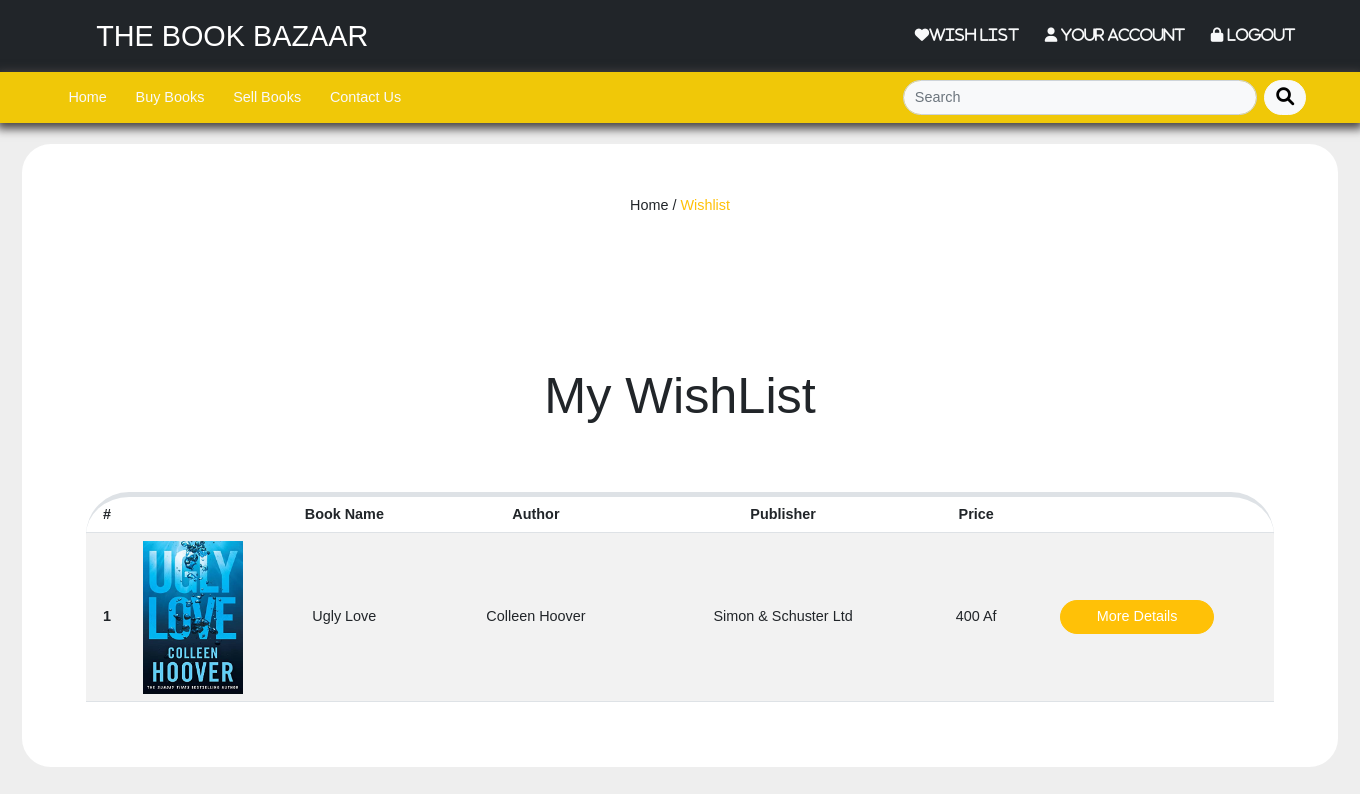
The app's page /wishlist (signed in), older data.
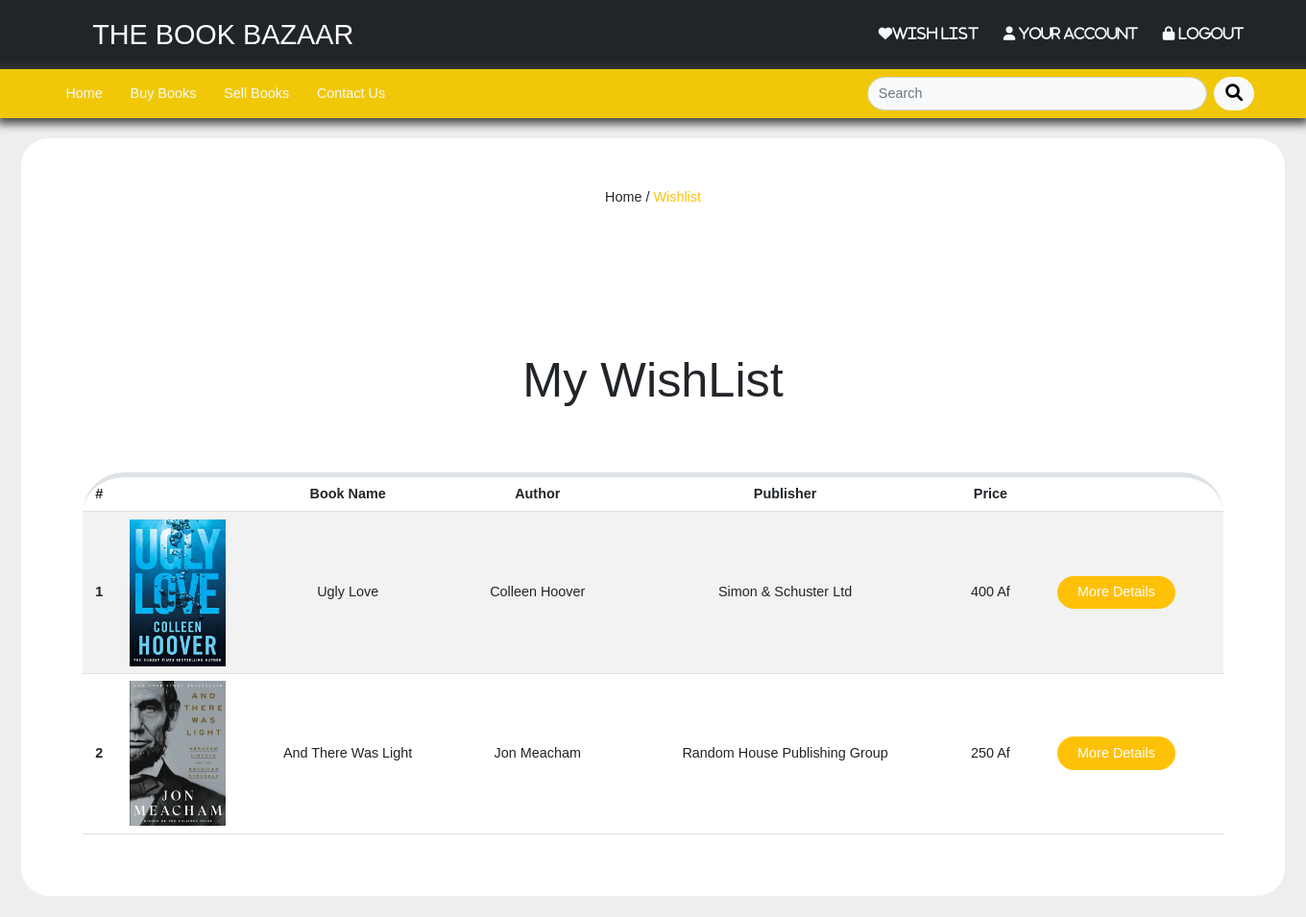
The same page, newer data.
### bookstore_wishlist/models.py (models this page shows, shortened)
class wishDetail(models.Model):
    wish = models.ForeignKey(Wish, on_delete=models.CASCADE)
    wishBook = models.ForeignKey(Book, on_delete=models.CASCADE)
    price = models.IntegerField()

### bookstore_products/models.py (models this page shows, shortened)
class Book(models.Model):
    user = models.ForeignKey(User, on_delete=models.CASCADE, null=True)
    title = models.CharField(max_length=150)
    description = models.TextField()
    Author = models.CharField(max_length=150, null=True)
    publisher = models.CharField(max_length=150, null=True)
    language = models.CharField(max_length=150, blank=True, null=True)
    edition = models.CharField(max_length=150, blank=True, null=True)
    Date = models.DateTimeField(null=True)
    price = models.IntegerField()
    category = models.ManyToManyField(bookCategory, blank=True,)
    image = models.ImageField(
        upload_to=upload_image_path, null=True, blank=True)
    active = models.BooleanField(default=True)
    visit_count = models.IntegerField(default=0)
    objects = productManager()
    def get_absolute_url(self):
        return f'/books/{self.id}/{self.title.replace(" ", "-")}'

### bookstore_wishlist/views.py (the view)
# urls.py: path('wishlist', wish_list),
@login_required(login_url='/login')
def wish_list(request, *args, **kwargs):
    context = {
        'wish' : None,
        'details' : None,
    }
    open_wish = Wish.objects.filter(owner_id=request.user.id).first()
    if open_wish is not None :
        context['wish'] = open_wish
        context['details'] = open_wish.wishdetail_set.all()
    return render(request, 'wish_list.html', context)

### bookstore_wishlist/templates/wish_list.html (shortened to what this page needs)
{% extends "shared/_mainLayout.html" %}
{% load static %}
{% block content %}
<div class="bg-white p-2 m-4 rounded-5">
    <header class="wishlist-header d-flex flex-column justify-content-center align-items-center mt-5">
    <div>
        <a class="text-dark" href="/">Home </a>/
        <a class="text-warning active" href="/wishlist">Wishlist</a>
    </div>
        <lord-icon src="https://cdn.lordicon.com/ytuosppc.json" trigger="loop" delay="1500"
            colors="primary:#f0c808,secondary:#545454" style="width:1500px;height:150px">
        </lord-icon>
        <h1 class="display-4">My WishList</h1>
    </header>
    <div class="table-contain">
        {% if wish != None and details|length > 0 %}
        <div class="border-top border-5 border-rounded">
        <table class="table table-striped wishlist-table">
            <thead>
                <tr class="text-center">
                    <th scope="col">#</th>
                    <th scope="col" class="table-pic"></th>
                    <th scope="col">Book Name</th>
                    <th scope="col">Author</th>
                    <th scope="col">Publisher</th>
                    <th scope="col">Price</th>
                    <th scope="col"></th>
                    <th scope="col"></th>
                </tr>
            </thead>
            <tbody>
                {% for detail in details %}
                <tr class="text-center align-middle">
                    <th scope="row">{{ forloop.counter }}</th>
                    <td><img src="{{ detail.wishBook.image.url }}" class="img-fluid" width="100px" height="100px"
                            alt=""></td>
                    <td>{{ detail.wishBook.title }}</td>
                    <td>{{ detail.wishBook.Author }}</td>
                    <td>{{ detail.wishBook.publisher }}</td>
                    <td>{{ detail.wishBook.price }} Af</td>
                    <td><a href="{{ detail.wishBook.get_absolute_url }}"><button class="w-75 btn btn-warning text-white btn-block rounded-5">More Details</button></a></td>
                    <td>
                    </td>
                </tr>
                {% endfor %}
            </tbody>
        </table>
        {% else %}
        <div class="alert alert-warning">
            <p>Your Wish List Is Empty</p>
        </div>
        {% endif %}
        </div>
    </div>
</div>
{% endblock %}

### templates/shared/_mainLayout.html (shortened to what this page needs)
{% load static %} {% load render_partial %}
<!DOCTYPE html>
<html lang="en">
  <head>
    {% include 'shared/_headerReferences.html' %}
  </head>
  <body>
    {% include './header.html' %}
    {% block content %}{% endblock %}
  </body>
</html>

### templates/shared/_headerReferences.html (shortened to what this page needs)
{% load static %}
   <link rel="stylesheet" href="{% static 'bootstrap/css/bootstrap.min.css' %}">
   <link rel="stylesheet" href="{% static 'styles/css/owl.carousel.min.css' %}">
   <link rel="stylesheet" href="{% static 'styles/css/owl.theme.default.min.css' %}">
   <link rel="stylesheet" href="{% static 'styles/fonts-6/css/all.css' %}">
   <link rel="stylesheet" href="{% static 'styles/css/styles.css' %}">
   <link rel="stylesheet" href="{% static 'styles/css/fonts.css' %}">
   <link rel="stylesheet" href="{% static 'styles/css/swiper-bundle.min.css' %}">

### templates/shared/header.html (shortened to what this page needs)
{% load static %}{% load render_partial %}
<nav id="nav1" class="navbar navbar-expand-lg bg-dark pt-2 px-lg-5">
    <div class="container-fluid d-flex justify-content-center  justify-content-md-between">
        <a href="" class="navbar-brand d-flex align-items-center justify-content-center ">
            <lord-icon src="https://cdn.lordicon.com/qvbrkejx.json" trigger="loop" delay="2000" colors="primary:#ffffff"
                style="width:35px;height:35px;">
            </lord-icon>
            <div class="h2 text-white m-2">THE BOOK BAZAAR</div>
        </a>
        <div id="nav1-icons">
            <a href="/wishlist">
                <button type="button" class="btn text-light position-relative">
                    <i class="fa-solid fa-heart">Wish list</i>
                </button>
            </a>
            {% if not request.user.is_authenticated %}
            <a href="/login">
                <button type="button" class="btn text-light position-relative" id="login-btn">
                    <i class="fa-solid fa-lock"> Login / Register</i>
                </button>
            </a>
            {% else %}
            <a href="/user">
                <button type="button" class="btn text-light position-relative">
                    <i class="fa-solid fa-user"> Your Account</i>
                </button>
            </a>
            <a href="/logout">
                <button type="button" class="btn text-light position-relative" id="login-btn">
                    <i class="fa-solid fa-lock"> Logout</i>
                </button>
            </a>
            {% endif %}
        </div>
    </div>
</nav>
<div class="container-fluid sticky-top" id="nav2">
    <nav class="navbar navbar-expand-lg bg-warning row px-5">
        <div class="col-sm-12 col-lg-8 col-md-8">
            <ul class="nav" id="nav2">
                <li class="nav-item">
                    <a href="/" class="nav-link text-light">Home</a>
                </li>
                <li class="nav-item">
                    <a href="/books" class="nav-link text-light">Buy Books</a>
                </li>
                <li class="nav-item">
                    <a href="/sell-book" class="nav-link text-light">Sell Books</a>
                </li>
                <li class="nav-item">
                    <a href="/contact-us" class="nav-link text-light">Contact us</a>
                </li>
            </ul>
        </div>
        <div class="col-sm-12 col-lg-4 col-md-4">
            <form action="/books/search" class="d-flex" role="search">
                <input class="form-control border-rounded bg-light me-2" type="search" placeholder="Search"
                    aria-label="Search" value="{{ request.GET.q }}" name="q" />
                <button class="btn btn-light border-rounded" type="submit">
                </button>
            </form>
        </div>
    </nav>
</div>

### templates/shared/_footerReferences.html (shortened to what this page needs)
{% load static %}

### assets/styles/css/styles.css (style rules this page uses)
:root { --color: rgb(240, 200, 8); --color-btn: #b19610; --black: #444; --border: 0.1rem solid rgba(0, 0, 0, 0.1); --border-hover: 0.1rem solid var(--black); --box-shadow: 0 0.5rem 1rem rgba(0, 0, 0, 0.1); }
body { background-color: #eee; }
* { font-family: "Poppins", sans-serif; margin: 0; padding: 0; box-sizing: border-box; outline: none; border: none; text-decoration: none; text-transform: capitalize; transition: all 0.2s linear; transition: width none; }
a { text-decoration: none; color: white; }
html { font-size: 90%; overflow-x: hidden; scroll-padding: 5rem; scroll-behavior: smooth; list-style: none; }
.bg-warning { background: var(--color) !important; }
#nav1-icons button { border: none; }
.nav .nav-item a:is(:link, :active, :visited).active { color: var(--black) !important; border-bottom: 2px solid var(--black); }
.navbar { box-shadow: 0 3px 9px 3px rgb(74, 71, 71); }
.border-rounded { border-radius: 3rem; }
.table-contain { margin: 1rem; }
.table-pic { width: 130px; }
@media (min-width: 768px) { .table-contain { margin: 4rem 4rem; } }

Row changes from the older to the newer data that the page shows:
added wishDetail: wishBook.image (picture), wishBook "And There Was Light", wishBook.Author "Jon Meacham", wishBook.publisher "Random House Publishing Group", wishBook.price "250"
